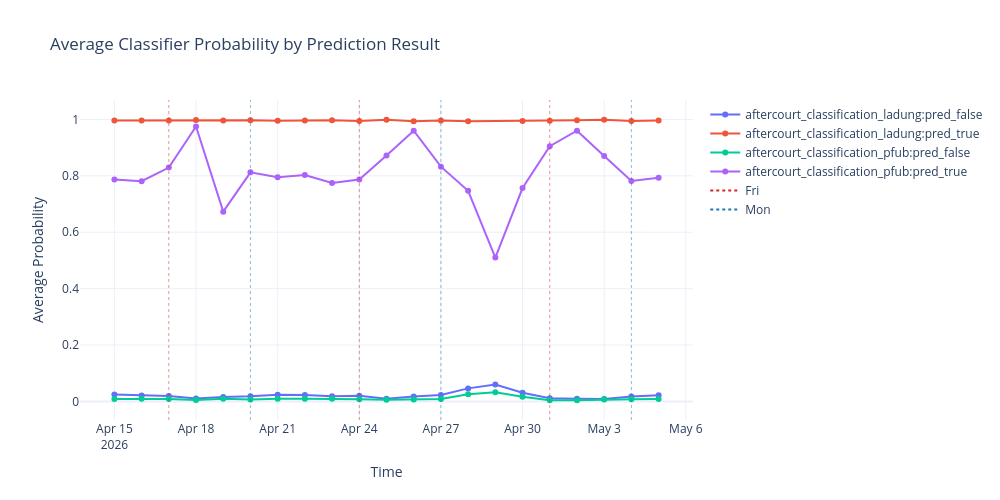

Notebook cell for this chart:
### Code cell
plot_time_series(df, title="Average Classifier Probability by Prediction Result", ylabel="Average Probability")

### Figure 1 — Plotly figure (JSON) as saved in the notebook; plotly's stock layout.template omitted (floating-point values rounded to 4 significant figures)
{"data": [{"hovertemplate": "Metric=aftercourt_classification_ladung:pred_false<br>Time=%{x}<br>Average Probability=%{y}<extra></extra>", "legendgroup": "aftercourt_classification_ladung:pred_false", "line": {"color": "#636efa", "dash": "solid"}, "marker": {"symbol": "circle"}, "mode": "lines+markers", "name": "aftercourt_classification_ladung:pred_false", "orientation": "v", "showlegend": true, "type": "scatter", "x": ["2026-04-15T00:00:00.000000000", "2026-04-16T00:00:00.000000000", "2026-04-17T00:00:00.000000000", "2026-04-18T00:00:00.000000000", "2026-04-19T00:00:00.000000000", "2026-04-20T00:00:00.000000000", "2026-04-21T00:00:00.000000000", "2026-04-22T00:00:00.000000000", "2026-04-23T00:00:00.000000000", "2026-04-24T00:00:00.000000000", "2026-04-25T00:00:00.000000000", "2026-04-26T00:00:00.000000000", "2026-04-27T00:00:00.000000000", "2026-04-28T00:00:00.000000000", "2026-04-29T00:00:00.000000000", "2026-04-30T00:00:00.000000000", "2026-05-01T00:00:00.000000000", "2026-05-02T00:00:00.000000000", "2026-05-03T00:00:00.000000000", "2026-05-04T00:00:00.000000000", "2026-05-05T00:00:00.000000000"], "xaxis": "x", "y": [0.02464, 0.02116, 0.01958, 0.01015, 0.01551, 0.01808, 0.02374, 0.02288, 0.01809, 0.02019, 0.009331, 0.01762, 0.02254, 0.0463, 0.05991, 0.03066, 0.01151, 0.00951, 0.008464, 0.01751, 0.0218], "yaxis": "y"}, {"hovertemplate": "Metric=aftercourt_classification_ladung:pred_true<br>Time=%{x}<br>Average Probability=%{y}<extra></extra>", "legendgroup": "aftercourt_classification_ladung:pred_true", "line": {"color": "#EF553B", "dash": "solid"}, "marker": {"symbol": "circle"}, "mode": "lines+markers", "name": "aftercourt_classification_ladung:pred_true", "orientation": "v", "showlegend": true, "type": "scatter", "x": ["2026-04-15T00:00:00.000000000", "2026-04-16T00:00:00.000000000", "2026-04-17T00:00:00.000000000", "2026-04-18T00:00:00.000000000", "2026-04-19T00:00:00.000000000", "2026-04-20T00:00:00.000000000", "2026-04-21T00:00:00.000000000", "2026-04-22T00:00:00.000000000", "2026-04-23T00:00:00.000000000", "2026-04-24T00:00:00.000000000", "2026-04-25T00:00:00.000000000", "2026-04-26T00:00:00.000000000", "2026-04-27T00:00:00.000000000", "2026-04-28T00:00:00.000000000", "2026-04-30T00:00:00.000000000", "2026-05-01T00:00:00.000000000", "2026-05-02T00:00:00.000000000", "2026-05-03T00:00:00.000000000", "2026-05-04T00:00:00.000000000", "2026-05-05T00:00:00.000000000"], "xaxis": "x", "y": [0.9959, 0.9963, 0.9965, 0.9976, 0.9967, 0.997, 0.995, 0.9959, 0.9975, 0.9946, 0.9989, 0.9938, 0.9961, 0.9933, 0.9941, 0.995, 0.9969, 0.9986, 0.9943, 0.9958], "yaxis": "y"}, {"hovertemplate": "Metric=aftercourt_classification_pfub:pred_false<br>Time=%{x}<br>Average Probability=%{y}<extra></extra>", "legendgroup": "aftercourt_classification_pfub:pred_false", "line": {"color": "#00cc96", "dash": "solid"}, "marker": {"symbol": "circle"}, "mode": "lines+markers", "name": "aftercourt_classification_pfub:pred_false", "orientation": "v", "showlegend": true, "type": "scatter", "x": ["2026-04-15T00:00:00.000000000", "2026-04-16T00:00:00.000000000", "2026-04-17T00:00:00.000000000", "2026-04-18T00:00:00.000000000", "2026-04-19T00:00:00.000000000", "2026-04-20T00:00:00.000000000", "2026-04-21T00:00:00.000000000", "2026-04-22T00:00:00.000000000", "2026-04-23T00:00:00.000000000", "2026-04-24T00:00:00.000000000", "2026-04-25T00:00:00.000000000", "2026-04-26T00:00:00.000000000", "2026-04-27T00:00:00.000000000", "2026-04-28T00:00:00.000000000", "2026-04-29T00:00:00.000000000", "2026-04-30T00:00:00.000000000", "2026-05-01T00:00:00.000000000", "2026-05-02T00:00:00.000000000", "2026-05-03T00:00:00.000000000", "2026-05-04T00:00:00.000000000", "2026-05-05T00:00:00.000000000"], "xaxis": "x", "y": [0.008888, 0.009377, 0.008227, 0.005476, 0.009142, 0.006539, 0.009344, 0.009172, 0.009132, 0.008186, 0.005757, 0.007025, 0.008547, 0.02582, 0.03269, 0.0163, 0.004199, 0.004378, 0.006876, 0.007968, 0.008658], "yaxis": "y"}, {"hovertemplate": "Metric=aftercourt_classification_pfub:pred_true<br>Time=%{x}<br>Average Probability=%{y}<extra></extra>", "legendgroup": "aftercourt_classification_pfub:pred_true", "line": {"color": "#ab63fa", "dash": "solid"}, "marker": {"symbol": "circle"}, "mode": "lines+markers", "name": "aftercourt_classification_pfub:pred_true", "orientation": "v", "showlegend": true, "type": "scatter", "x": ["2026-04-15T00:00:00.000000000", "2026-04-16T00:00:00.000000000", "2026-04-17T00:00:00.000000000", "2026-04-18T00:00:00.000000000", "2026-04-19T00:00:00.000000000", "2026-04-20T00:00:00.000000000", "2026-04-21T00:00:00.000000000", "2026-04-22T00:00:00.000000000", "2026-04-23T00:00:00.000000000", "2026-04-24T00:00:00.000000000", "2026-04-25T00:00:00.000000000", "2026-04-26T00:00:00.000000000", "2026-04-27T00:00:00.000000000", "2026-04-28T00:00:00.000000000", "2026-04-29T00:00:00.000000000", "2026-04-30T00:00:00.000000000", "2026-05-01T00:00:00.000000000", "2026-05-02T00:00:00.000000000", "2026-05-03T00:00:00.000000000", "2026-05-04T00:00:00.000000000", "2026-05-05T00:00:00.000000000"], "xaxis": "x", "y": [0.7873, 0.7812, 0.8293, 0.975, 0.673, 0.8124, 0.795, 0.8028, 0.7746, 0.7872, 0.8717, 0.96, 0.8325, 0.747, 0.51, 0.7567, 0.9053, 0.96, 0.8704, 0.782, 0.7934], "yaxis": "y"}, {"hoverinfo": "skip", "line": {"color": "#d62728", "dash": "dot"}, "mode": "lines", "name": "Fri", "showlegend": true, "type": "scatter", "x": ["2026-04-17T00:00:00"], "y": [null]}, {"hoverinfo": "skip", "line": {"color": "#1f77b4", "dash": "dot"}, "mode": "lines", "name": "Mon", "showlegend": true, "type": "scatter", "x": ["2026-04-20T00:00:00"], "y": [null]}], "layout": {"height": 500, "hovermode": "x unified", "legend": {"title": {"text": ""}, "tracegroupgap": 0}, "shapes": [{"line": {"color": "#d62728", "dash": "dot", "width": 1}, "opacity": 0.5, "type": "line", "x0": "2026-04-17T00:00:00", "x1": "2026-04-17T00:00:00", "xref": "x", "y0": 0, "y1": 1, "yref": "y domain"}, {"line": {"color": "#1f77b4", "dash": "dot", "width": 1}, "opacity": 0.5, "type": "line", "x0": "2026-04-20T00:00:00", "x1": "2026-04-20T00:00:00", "xref": "x", "y0": 0, "y1": 1, "yref": "y domain"}, {"line": {"color": "#d62728", "dash": "dot", "width": 1}, "opacity": 0.5, "type": "line", "x0": "2026-04-24T00:00:00", "x1": "2026-04-24T00:00:00", "xref": "x", "y0": 0, "y1": 1, "yref": "y domain"}, {"line": {"color": "#1f77b4", "dash": "dot", "width": 1}, "opacity": 0.5, "type": "line", "x0": "2026-04-27T00:00:00", "x1": "2026-04-27T00:00:00", "xref": "x", "y0": 0, "y1": 1, "yref": "y domain"}, {"line": {"color": "#d62728", "dash": "dot", "width": 1}, "opacity": 0.5, "type": "line", "x0": "2026-05-01T00:00:00", "x1": "2026-05-01T00:00:00", "xref": "x", "y0": 0, "y1": 1, "yref": "y domain"}, {"line": {"color": "#1f77b4", "dash": "dot", "width": 1}, "opacity": 0.5, "type": "line", "x0": "2026-05-04T00:00:00", "x1": "2026-05-04T00:00:00", "xref": "x", "y0": 0, "y1": 1, "yref": "y domain"}], "title": {"text": "Average Classifier Probability by Prediction Result"}, "width": 1000, "xaxis": {"anchor": "y", "domain": [0, 1], "title": {"text": "Time"}}, "yaxis": {"anchor": "x", "domain": [0, 1], "title": {"text": "Average Probability"}}}}
